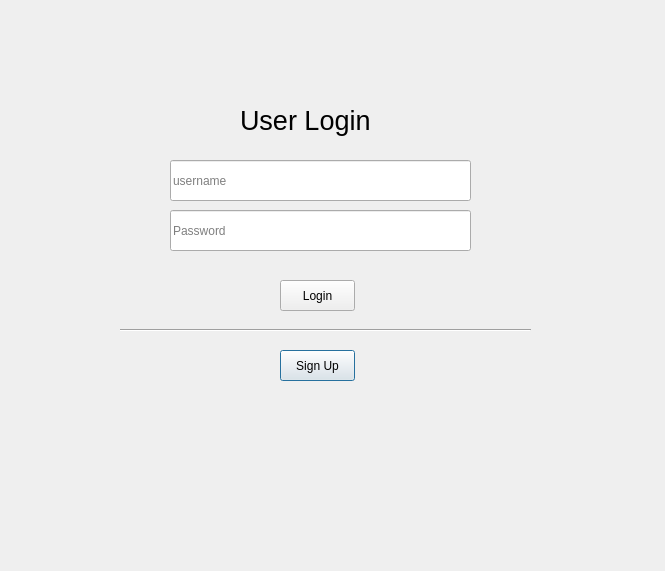
<?xml version="1.0" encoding="UTF-8"?>
<ui version="4.0">
 <class>Dialog</class>
 <widget class="QDialog" name="Dialog">
  <property name="geometry">
   <rect>
    <x>0</x>
    <y>0</y>
    <width>665</width>
    <height>571</height>
   </rect>
  </property>
  <property name="mouseTracking">
   <bool>false</bool>
  </property>
  <property name="windowTitle">
   <string>Dialog</string>
  </property>
  <widget class="QLineEdit" name="username">
   <property name="geometry">
    <rect>
     <x>170</x>
     <y>160</y>
     <width>301</width>
     <height>41</height>
    </rect>
   </property>
   <property name="focusPolicy">
    <enum>Qt::ClickFocus</enum>
   </property>
   <property name="maxLength">
    <number>10</number>
   </property>
   <property name="echoMode">
    <enum>QLineEdit::Normal</enum>
   </property>
   <property name="placeholderText">
    <string>username</string>
   </property>
  </widget>
  <widget class="QLabel" name="label">
   <property name="geometry">
    <rect>
     <x>240</x>
     <y>100</y>
     <width>141</width>
     <height>41</height>
    </rect>
   </property>
   <property name="font">
    <font>
     <family>Microsoft JhengHei UI</family>
     <pointsize>20</pointsize>
     <weight>50</weight>
     <bold>false</bold>
    </font>
   </property>
   <property name="focusPolicy">
    <enum>Qt::ClickFocus</enum>
   </property>
   <property name="styleSheet">
    <string notr="true">font-size:20pt</string>
   </property>
   <property name="text">
    <string>User Login</string>
   </property>
  </widget>
  <widget class="QLineEdit" name="password">
   <property name="geometry">
    <rect>
     <x>170</x>
     <y>210</y>
     <width>301</width>
     <height>41</height>
    </rect>
   </property>
   <property name="focusPolicy">
    <enum>Qt::ClickFocus</enum>
   </property>
   <property name="statusTip">
    <string/>
   </property>
   <property name="text">
    <string/>
   </property>
   <property name="echoMode">
    <enum>QLineEdit::Normal</enum>
   </property>
   <property name="placeholderText">
    <string>Password</string>
   </property>
  </widget>
  <widget class="QPushButton" name="signup_button">
   <property name="geometry">
    <rect>
     <x>280</x>
     <y>350</y>
     <width>75</width>
     <height>31</height>
    </rect>
   </property>
   <property name="text">
    <string>Sign Up</string>
   </property>
  </widget>
  <widget class="Line" name="line">
   <property name="geometry">
    <rect>
     <x>120</x>
     <y>320</y>
     <width>411</width>
     <height>21</height>
    </rect>
   </property>
   <property name="orientation">
    <enum>Qt::Horizontal</enum>
   </property>
  </widget>
  <widget class="QPushButton" name="loginbutton">
   <property name="geometry">
    <rect>
     <x>280</x>
     <y>280</y>
     <width>75</width>
     <height>31</height>
    </rect>
   </property>
   <property name="text">
    <string>Login</string>
   </property>
  </widget>
  <widget class="QPushButton" name="show_pass">
   <property name="geometry">
    <rect>
     <x>440</x>
     <y>220</y>
     <width>21</width>
     <height>21</height>
    </rect>
   </property>
   <property name="text">
    <string/>
   </property>
   <property name="icon">
    <iconset>
     <normaloff>:/&lt;no prefix&gt;/resources/view.png</normaloff>:/&lt;no prefix&gt;/resources/view.png</iconset>
   </property>
   <property name="checkable">
    <bool>false</bool>
   </property>
   <property name="autoRepeat">
    <bool>false</bool>
   </property>
   <property name="flat">
    <bool>true</bool>
   </property>
  </widget>
  <widget class="QPushButton" name="backbutton">
   <property name="geometry">
    <rect>
     <x>20</x>
     <y>30</y>
     <width>41</width>
     <height>41</height>
    </rect>
   </property>
   <property name="text">
    <string/>
   </property>
   <property name="icon">
    <iconset resource="../resources/logo.qrc">
     <normaloff>:/&lt;noprefix&gt;/back-button.png</normaloff>:/&lt;noprefix&gt;/back-button.png</iconset>
   </property>
   <property name="iconSize">
    <size>
     <width>25</width>
     <height>25</height>
    </size>
   </property>
   <property name="flat">
    <bool>true</bool>
   </property>
  </widget>
 </widget>
 <resources>
  <include location="../resources/logo.qrc"/>
 </resources>
 <connections/>
</ui>
